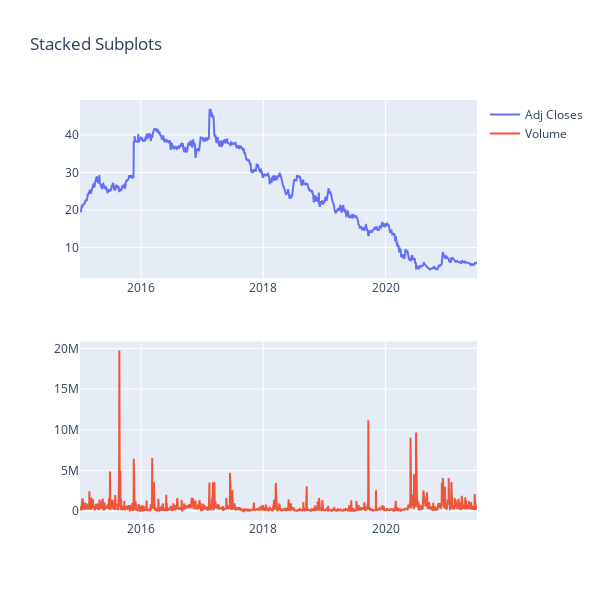

The cell this chart's notebook holds for it:
### Code cell
from plotly.subplots import make_subplots
import plotly.graph_objs as go

fig = make_subplots(rows=2, cols=1)

fig.add_trace(
    go.Scatter(x=clos_aero_mx.index, y=clos_aero_mx.values, name='Adj Closes'),
    row=1, col=1
)

fig.add_trace(
    go.Scatter(x=vol_aero_mx.index, y=vol_aero_mx.values, name='Volume'),
    row=2, col=1
)

fig.update_layout(height=600, width=600, title_text="Stacked Subplots")
fig.show()

### Figure 1 — Plotly figure (JSON) as saved in the notebook; plotly's stock layout.template omitted (floating-point values rounded to 4 significant figures; data arrays with more than 128 entries replaced by an {"elided": "..."} marker saying what was removed)
{"data": [{"name": "Adj Closes", "type": "scatter", "x": {"elided": "1632 str values"}, "xaxis": "x", "y": {"elided": "1632 float values"}, "yaxis": "y"}, {"name": "Volume", "type": "scatter", "x": {"elided": "1632 str values"}, "xaxis": "x2", "y": {"elided": "1632 int values"}, "yaxis": "y2"}], "layout": {"height": 600, "title": {"text": "Stacked Subplots"}, "width": 600, "xaxis": {"anchor": "y", "domain": [0, 1]}, "xaxis2": {"anchor": "y2", "domain": [0, 1]}, "yaxis": {"anchor": "x", "domain": [0.575, 1]}, "yaxis2": {"anchor": "x2", "domain": [0, 0.425]}}}
